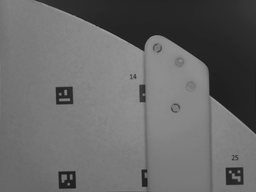
#> input picture pyppe/experimental/capture1.png, 256 x 192 px, shrunk from 1600 x 1200 before the run, found by its file name
$ python hough.py
#> lines starting #> are read from the running program, lines starting #| are printed output that depends on the picture; after the words box and inside, x2 and y2 are one past the last pixel; in counts of white or black regions, pixels touching at a corner belong together

'''
Linea Feature with Hough Line
'''

import cv2
from cv2 import COLOR_GRAY2BGR
import numpy as np
from cv2 import COLOR_RGB2GRAY
import matplotlib.pyplot as plt

if __name__ == "__main__":
    # Load Images
    raw1 = cv2.imread("./pyppe/experimental/capture1.png")
#> raw1 is the input picture: shape (192, 256, 3); min 25, max 163, mean 104.3
    raw2 = cv2.imread("./pyppe/experimental/capture2.png")
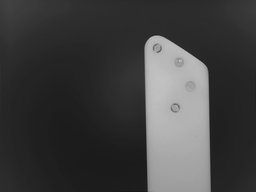
#> input picture pyppe/experimental/capture2.png, 256 x 192 px, shrunk from 1600 x 1200 before the run, found by its file name
#> raw2 is the input picture: shape (192, 256, 3); min 24, max 196, mean 63.7

    print("Raw Image #1 Shape : {}".format(raw1.shape))
#| Raw Image #1 Shape : (192, 256, 3)
    print("Raw Image #2 Shape : {}".format(raw2.shape))
#| Raw Image #2 Shape : (192, 256, 3)

    h, w, _ = raw1.shape
#> h = 192; w = 256
    mtx = np.matrix([[2517.792, 0., 814.045],[0., 2514.767, 567.330],[0., 0., 1.]])
    dist = np.matrix([[-0.361044, 0.154482, 0.000808, 0.000033, 0.]])
    newcameramtx, roi = cv2.getOptimalNewCameraMatrix(mtx,dist,(w,h),0,(w,h))
#> roi = (0, 0, 255, 191)

    raw1 = cv2.undistort(raw1, mtx, dist, None, newcameramtx)
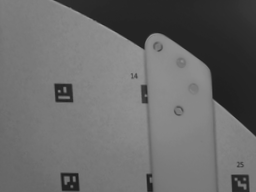
#> raw1: shape (192, 256, 3); min 29, max 161, mean 105.5
    raw2 = cv2.undistort(raw2, mtx, dist, None, newcameramtx)
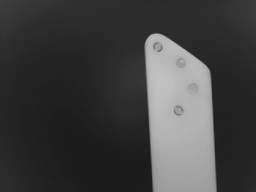
#> raw2: shape (192, 256, 3); min 27, max 194, mean 63.9

    print("Undistorted Image #1 Shape : {}".format(raw1.shape))
#| Undistorted Image #1 Shape : (192, 256, 3)
    print("Undistorted Image #2 Shape : {}".format(raw2.shape))
#| Undistorted Image #2 Shape : (192, 256, 3)

    raw1_gray = cv2.cvtColor(raw1, COLOR_RGB2GRAY)
    raw2_gray = cv2.cvtColor(raw2, COLOR_RGB2GRAY)

    # edge aware filtering
    raw1_gray = cv2.bilateralFilter(raw1_gray, -1, 10, 55)
    raw2_gray = cv2.bilateralFilter(raw2_gray, -1, 10, 55)

    _, raw1_binary = cv2.threshold(raw1_gray, 0, 255, cv2.THRESH_BINARY+cv2.THRESH_OTSU)
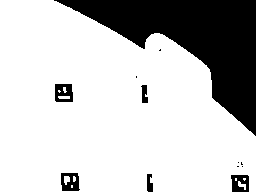
#> raw1_binary: shape (192, 256); 76.8% white; 12 black regions (6 under 20 px), largest, box (x1, y1, x2, y2) and area: (54, 0, 256, 136) 10451, (55, 84, 73, 102) 257, (61, 173, 80, 191) 252, (231, 175, 249, 192) 242, (141, 85, 148, 103) 92, (147, 174, 153, 192) 87
    _, raw2_binary = cv2.threshold(raw2_gray, 0, 255, cv2.THRESH_BINARY+cv2.THRESH_OTSU)
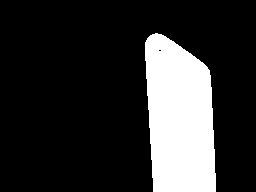
#> raw2_binary: shape (192, 256); 18.9% white; 1 white region, box (x1, y1, x2, y2) and area: (145, 33, 216, 192) 9296
    raw1_edge = cv2.Canny(raw1_binary, 10, 5)
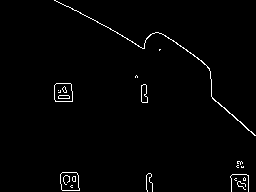
#> raw1_edge: shape (192, 256); 1.5% white in thin lines or dots, all inside (x1, y1, x2, y2) = (54, 0, 256, 192)
    raw2_edge = cv2.Canny(raw2_binary, 10, 5)
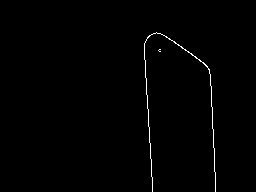
#> raw2_edge: shape (192, 256); 0.75% white in thin lines or dots, all inside (x1, y1, x2, y2) = (144, 32, 216, 192)

    cv2.imwrite("raw1_edge.png", raw1_edge)
    cv2.imwrite("raw2_edge.png", raw2_edge)

    raw2_edge_color = cv2.cvtColor(raw2_edge, COLOR_GRAY2BGR)

    raw2_lines = cv2.HoughLines(raw2_edge, 2, np.pi/180, 190)
#> raw2_lines = None

#> (the run stopped early here; a loop or call above may not have finished)
